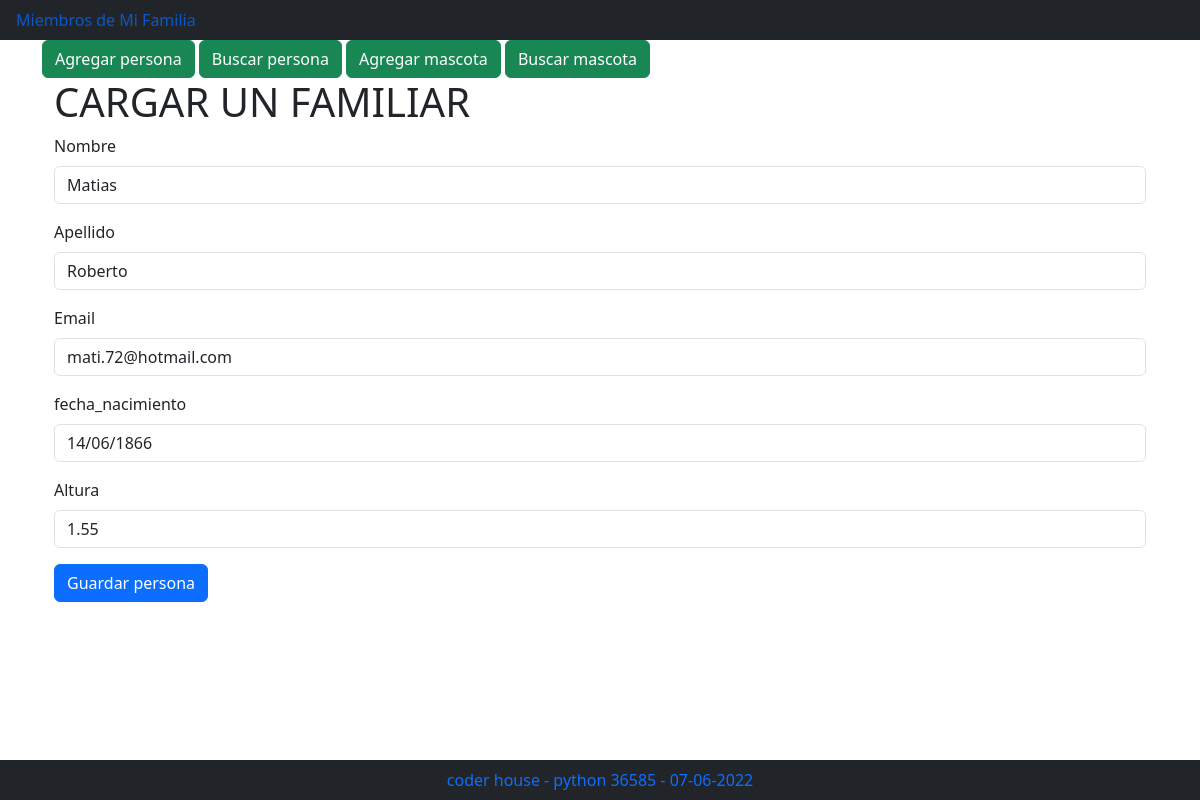
The page /actualizar_persona/9 on the database its author committed.
### familia/models.py (models this page shows)
class Persona(models.Model):
    nombre = models.CharField(max_length=100)
    apellido = models.CharField(max_length=100)
    email = models.EmailField(max_length=100)
    fecha_nacimiento = models.DateField()
    altura = models.FloatField(default=0.0)

### familia/views.py (the view, shortened to what this page needs)
# urls.py: path('actualizar_persona/<identificador>', views.actualizar_persona, name="actualizar_persona"),
def actualizar_persona(request, identificador):
    if request.method == "GET":
        persona = get_object_or_404(Persona, pk=int(identificador))
        initial = {
            "id": persona.id,
            "nombre": persona.nombre,
            "apellido": persona.apellido,
            "email": persona.email,
            "fecha_nacimiento": persona.fecha_nacimiento.strftime("%d/%m/%Y"),
            "altura": persona.altura,
        }
        form_actualizar = ActualizarPersonaForm(initial=initial)
        return render(request, 'familia/form_carga.html', {'form': form_actualizar, 'actualizar': True})

### familia/forms.py
class ActualizarPersonaForm(AgregarPersonaForm):
    id = forms.IntegerField(widget = forms.HiddenInput())

### familia/templates/familia/form_carga.html (shortened to what this page needs)
{% extends "familia/index.html" %}
{% load django_bootstrap5 %}
{% block cuerpo %}
<div class="container">
   <div class="row">
     <div class="col">
      <h1>CARGAR UN FAMILIAR</h1>
     </div>
     </div>
     <div class="row">
     <div class="col">
     {% if actualizar_persona %}
         <form action="{% url  'actualizar_persona'%}" method="post">
     {% else %}
         <form action="{% url  'agregar_persona'%}" method="post">
     {% endif %}
     {% bootstrap_form form %}
     {% if actualizar_persona %}
      {% bootstrap_button "Actualizar persona" button_type="submit" button_class="btn-primary" %}
     {% else %}
      {% bootstrap_button "Guardar persona" button_type="submit" button_class="btn-primary" %}
     {% endif %}
    </form>
   </div>
  </div>
 </div>
{% endblock %}

### rows shown on the page
Persona: nombre "Matias", apellido "Roberto", email "mati.72@hotmail.com", fecha_nacimiento "14/06/1866", altura "1.55"
